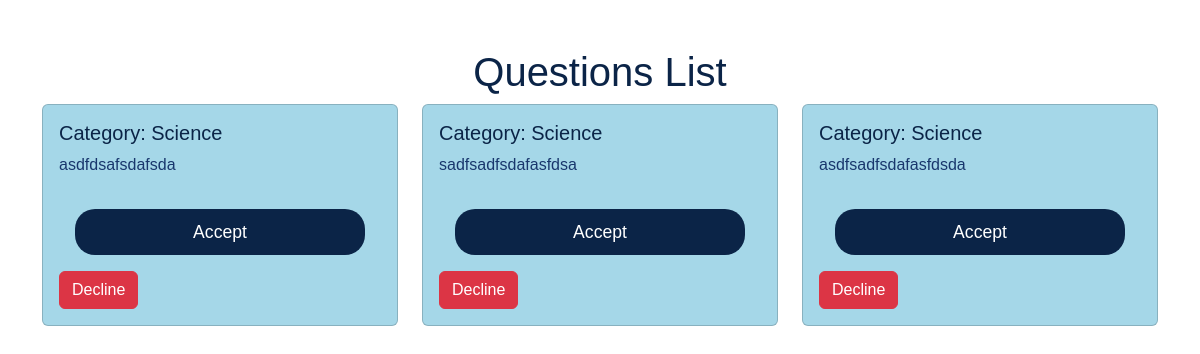
The app's page /questions.php?category_id=2 (signed in) with its own data.
### tables this page shows
CREATE TABLE `questions` (
  `id` int(11) NOT NULL,
  `user_id` int(11) DEFAULT NULL,
  `tag_id` int(11) DEFAULT NULL,
  `content` text DEFAULT NULL,
  `created_at` timestamp NOT NULL DEFAULT current_timestamp()
);

CREATE TABLE `tags` (
  `id` int(11) NOT NULL,
  `tag_name` varchar(255) NOT NULL
);

### questions.php (the view, shortened to what this page needs)
<?php
require_once 'includes/dbconnect.php';
function fetchQuestions($db) {
    $sql = "SELECT questions.id, questions.content, tags.tag_name
            FROM questions
            JOIN tags ON questions.tag_id = tags.id
            WHERE questions.tag_id = ?";
    $tag_id = $_GET['category_id'] ?? null;
    if ($tag_id) {
        $stmt = $db->prepare($sql);
        $stmt->bind_param('i', $tag_id);
        $stmt->execute();
        return $stmt->get_result()->fetch_all(MYSQLI_ASSOC);
    } else {
        return [];
    }
}
$questions = fetchQuestions($db);
?>
<!doctype html>
<html lang="en">
<head>
    <link href="https://cdn.jsdelivr.net/npm/bootstrap@5.3.0-alpha3/dist/css/bootstrap.min.css" rel="stylesheet">
    <link href="styles/style.css" rel="stylesheet">
</head>
<body>
<div class="container my-5">
    <h1 class="text-center" style="color: var(--primary-color);">Questions List</h1>
    <div class="row">
        <?php foreach ($questions as $question): ?>
            <div class="col-md-4 mb-4">
                <div class="card p-3" style="background-color: var(--light-color);">
                    <h5 class="card-title" style="color: var(--primary-color);">Category: <?php echo htmlspecialchars($question['tag_name']); ?></h5>
                    <p class="card-text" style="color: var(--secondary-color);"><?php echo htmlspecialchars($question['content']); ?></p>
                    <a href="answer_question.php?question_id=<?php echo $question['id']; ?>" class="btn btn-primary">Accept</a>
                    <form method="post" action="decline_question.php" style="display:inline;">
                        <button type="submit" class="btn btn-danger">Decline</button>
                    </form>
                </div>
            </div>
        <?php endforeach; ?>
    </div>
</div>
</body>
</html>

### styles/style.css (style rules this page uses)
body { font-family: sans-serif; }
:root { --primary-color: #0B2447; --secondary-color: #19376D; --accent-color: #576CBC; --light-color: #A5D7E8; }
body { background-color: #ffff; }
.btn-primary { background-color: var(--primary-color); border: none; padding: 10px 20px; border-radius: 20px; font-size: 1.1rem; margin: 1rem; }

### records on screen
questions: tag.tag_name "Science", content "asdfdsafsdafsda"
questions: tag.tag_name "Science", content "sadfsadfsdafasfdsa"
questions: tag.tag_name "Science", content "asdfsadfsdafasfdsda"
